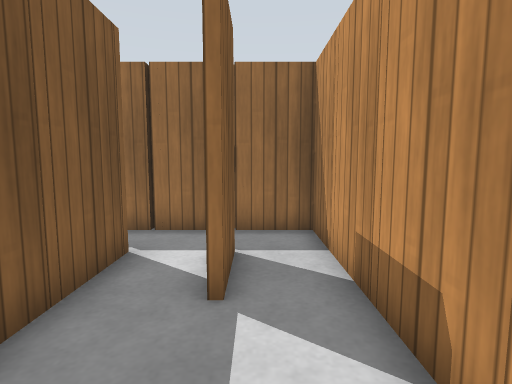
[1] (above)

19 first-person views from a walk through a robot-simulator world made for Gazebo. The camera is 0.86 m above the floor, tilts 6° down and sees 80° across. The floor is counted in squares, 0.5 m on a side. Each view is taken from the middle of a square. On the plan, view 1 faces up. The plan holds only what a view shows up to about 16 squares ahead; the rest is blank. Gazebo's built-in surfaces are drawn with simple patterns.

[2]
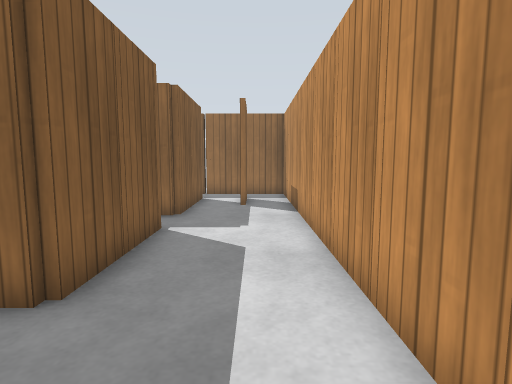

[3]
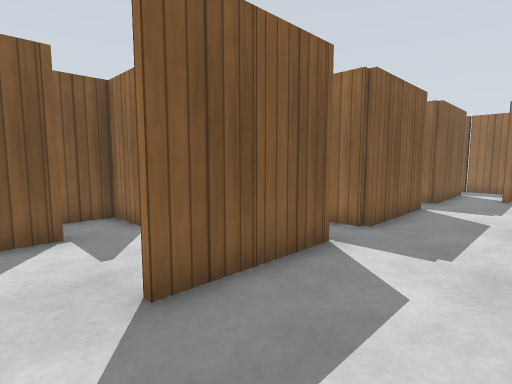

[4]
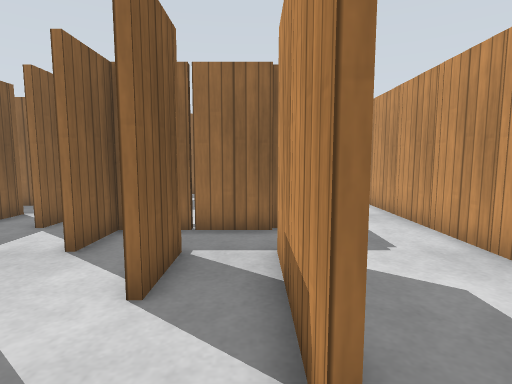

[5]
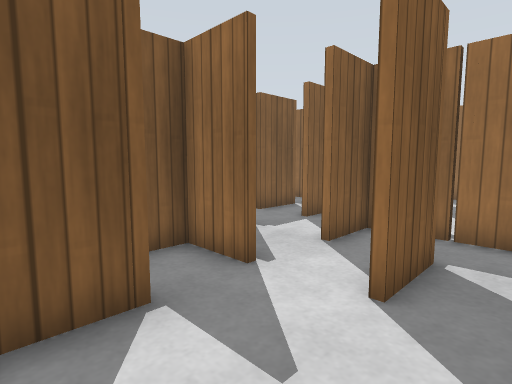

[6]
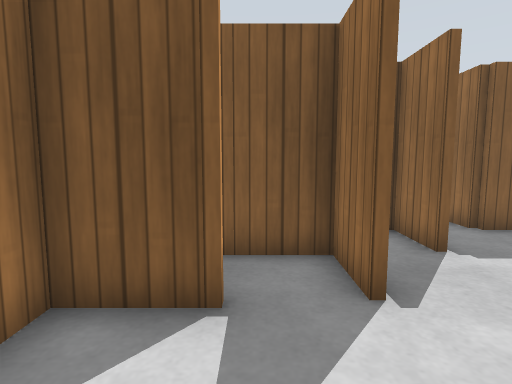

[7]
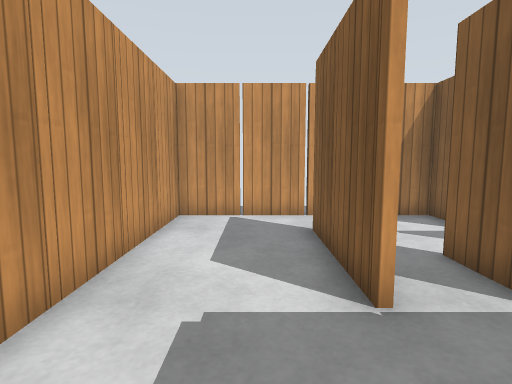

[8]
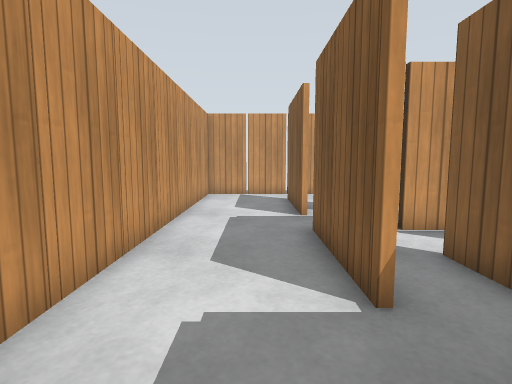

[9]
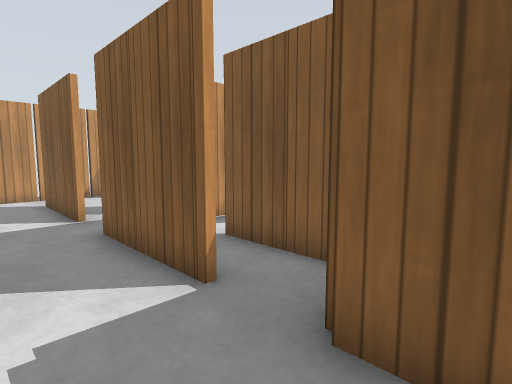

[10]
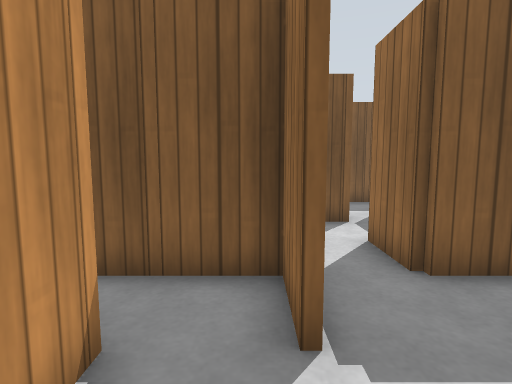

[11]
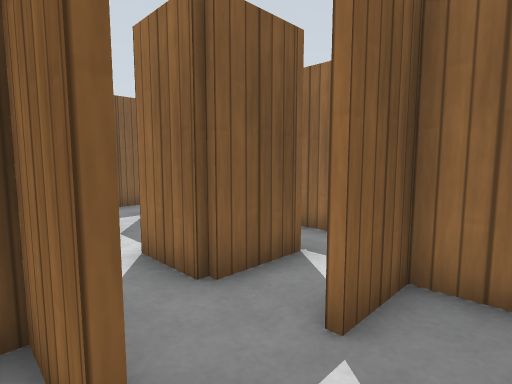

[12]
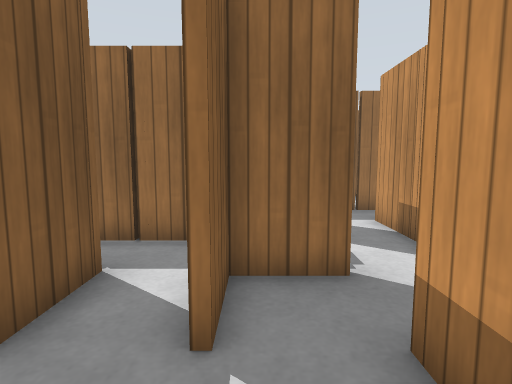

[13]
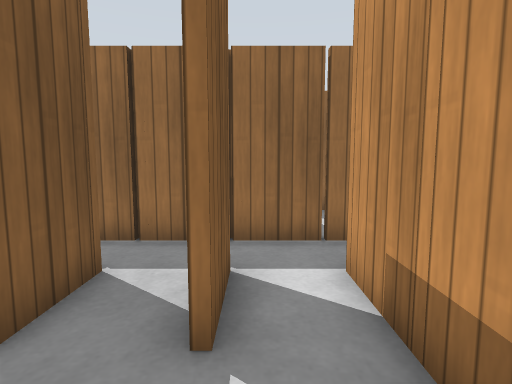

[14]
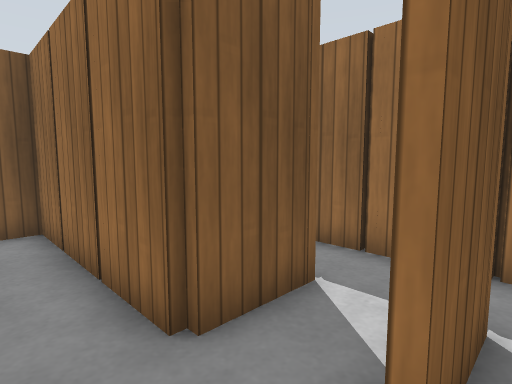

[15]
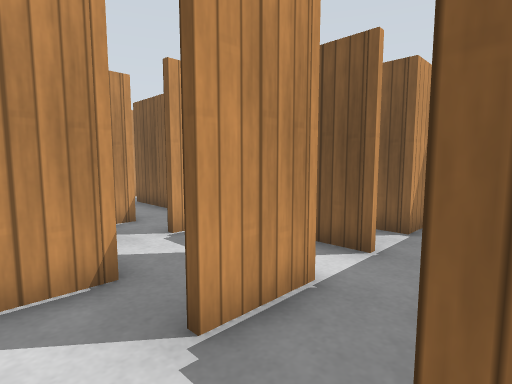

[16]
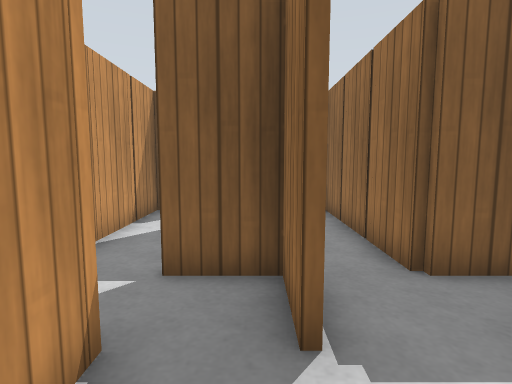

[17]
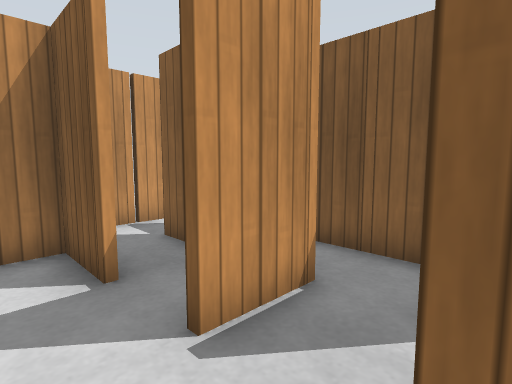

[18]
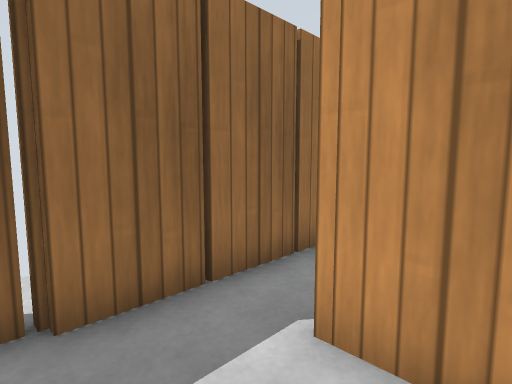

[19]
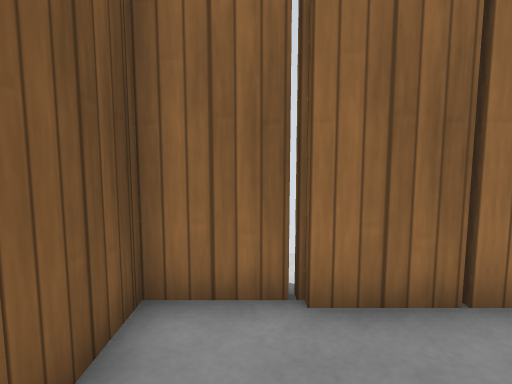

### Floor plan
Points are (right, up) in squares from view 1. A wall is a line through its corners. A room is listed if a view was taken in it or the views show most of it. See-through windows are left out.
Room 1 (views 1, 2, 3, 4, 5, 6, 7, 8, 9, 10, 11, 12, 13, 14, 15, 16, 17, 18, 19)
walls: (-6.5, -2.6) (-8.4, -2.6) (-8.4, -4.5); (-6.6, -5.5) (-6.6, -4.4) (-4.5, -4.4); (-8.5, -2.4) (-6.5, -2.4); (-4.4, -1.4) (-4.4, -2.5); (-8.5, -6.6) (-10.4, -6.6) (-10.4, -8.5); (-2.4, -3.4) (-2.4, -4.6) (-6.4, -4.6) (-6.4, -6.5); (-4.6, -0.6) (-4.6, 0.6); (-4.4, -7.4) (-4.4, -8.5); (-10.4, -3.4) (-10.4, -4.6) (-12.5, -4.6); (-2.4, -1.4) (-2.4, -2.6); (-6.4, 0.5) (-6.4, -0.5); (-6.5, -8.6) (-8.4, -8.6) (-8.4, -10.5); (-4.4, 0.4) (-4.4, -0.5); (-2.4, -7.4) (-2.4, -8.5); (-8.5, -8.4) (-6.5, -8.4); (-8.4, 0.5) (-8.4, -0.6) (-14.4, -0.6); (-2.4, -9.4) (-2.4, -10.5); (-10.4, -9.4) (-10.4, -10.5); (-2.6, -10.5) (-2.6, -7.5); (-6.4, -11.4) (-6.4, -12.4) (1.4, -12.4) (1.4, 7.4) (-3.6, 7.4); (-13.5, -2.4) (-12.4, -2.4) (-12.4, -3.2); (-13.4, -6.4) (-8.5, -6.4); (-2.4, 2.9) (-2.4, 1.4) (-3, 1.4); (-8.4, -11.5) (-8.4, -12.5); (-14.4, -5.5) (-14.4, -6.4); (-10.4, -11.4) (-10.4, -12.5); (-2.4, 4.5) (-2.4, 3.4); (-0.4, 4.5) (-0.4, 3.5); (-6.4, 6.5) (-6.4, 5.5); (-9.4, -14.2) (-8.5, -14.2); (-4.5, 7.6) (-6.5, 7.6); (-2.6, 7.9) (-2.6, 7.4)
ways out: opening at (-13, -5); opening at (-6, 0)
objects: wooden post (-12, -6); wooden post (-12, -3); wooden post (-10, -11); wooden post (-10, -9); wooden post (-10, -6); wooden post (-10, -3); wooden post (-10, -1); wooden post (-9, -8); wooden post (-9, -2); wooden post (-8, -14); wooden post (-8, -11); wooden post (-7, -4); wooden post (-6, -11); wooden post (-6, 5); wooden post (-6, 7); wooden post (-4, -12); wooden post (-4, -7); wooden post (-4, -4); wooden post (-4, -1); wooden post (-4, 4); wooden post (-4, 8); wooden post (-2, -12); wooden post (-2, -9); wooden post (-2, -7); wooden post (-2, -3); wooden post (-2, -1); wooden post (-2, 3); wooden post (-2, 5); wooden post (-2, 7); wooden post (0, -12); wooden post (0, 5); wooden post (0, 7); wooden post (2, -11); wooden post (2, -9); wooden post (2, -7); wooden post (2, -5); wooden post (2, -3); wooden post (2, -1); wooden post (2, 1); wooden post (2, 3); wooden post (2, 5)

Positions as (right, up) in squares from view 1, and headings:
1: (0, 0), facing up
2: (0, -8), facing up
3: (1, -12), facing up-left
4: (-3, -12), facing up
5: (-3, -12), facing up-left
6: (-3, -10), facing left
7: (-1, -3), facing down
8: (-1, 3), facing down
9: (0, 3), facing down-left
10: (-6, -7), facing left
11: (-7, -7), facing up-left
12: (-8, -7), facing up
13: (-6, -3), facing up
14: (-6, -2), facing up-left
15: (-5, 0), facing down-left
16: (-4, -3), facing left
17: (-5, -6), facing down-left
18: (-5, 4), facing up-right
19: (-5, 4), facing up
